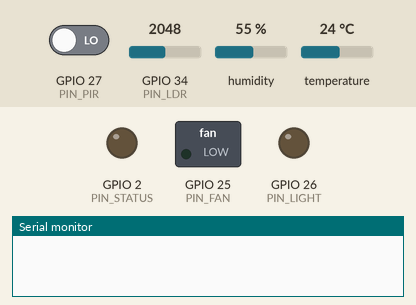
Simulated run of this sketch. Board: ESP32. Parts: switched loads named in the sketch (green lamp = pin HIGH), output pins drawn as LEDs (lit = HIGH), the last lines printed to the serial monitor. The test bench sets the inputs (shaded band); at power-on: GPIO 27 (PIN_PIR) LOW, GPIO 34 (PIN_LDR) = 2048, humidity 55 %, temperature 24 °C. WiFi joins after 1.5 s; servers stay silent unless stated; the local clock reads 2024-03-15 10:24:30 at power-on unless the sketch sets it; no MQTT or app messages arrive unless stated.

Above: at 0.1 s.
At 1.6 s:
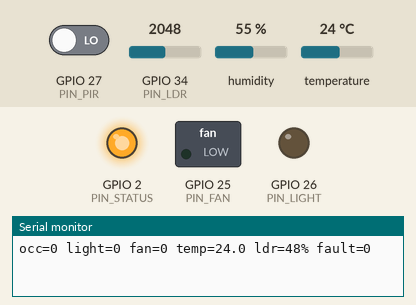
Timing chart, 0 to 3.1 s (numbered marks = the images above):
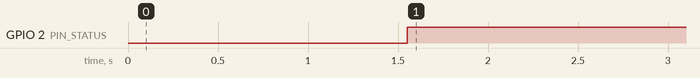

The sketch:

classroom_esp32.ino
```cpp
/*
 * CHRIST Smart Campus - classroom module firmware (ESP32, Arduino core)
 *
 * STATUS: UNTESTED ON HARDWARE. This is a line-for-line port of the logic in
 * simulator/classroom_logic.py (which IS unit-tested). Treat it as future work: pins, ADC
 * calibration and library versions below are ASSUMPTIONS that must be verified on a real board.
 *
 * Libraries (Library Manager): "PubSubClient" (Nick O'Leary), "DHT sensor library" (Adafruit)
 *                              + "Adafruit Unified Sensor".
 * Board: "ESP32 Dev Module".  Copy secrets.example.h -> secrets.h first.
 *
 * KNOWN LIMITATION: PubSubClient can only PUBLISH at QoS 0 (it can subscribe at QoS 1). The spec
 * asks for QoS 1 on important messages. Fix for a real build: use a library with QoS 1 publish
 * (e.g. espMqttClient) - the message building below stays the same.
 */
#include <WiFi.h>
#include <PubSubClient.h>
#include <DHT.h>
#include <time.h>
#include "secrets.h"

// ---------- Identity (must match platform/build_flow.py REGISTRY) ----------
#define CAMPUS_ID   "CHRIST-DEMO"
#define MODULE_NAME "classroom"
#define BUILDING_ID "BLOCK-A"
#define ZONE_ID     "ROOM-204"
#define DEVICE_ID   "CLASS-A-ESP32-01"
#define SOURCE_TAG  "hardware"        // NOT "simulated": only set once this runs on a real board
#define TOPIC_BASE  "christ-smart-campus/v1/" MODULE_NAME "/" BUILDING_ID "/" DEVICE_ID

// ---------- Pin map (ASSUMPTION - verify against your board's pinout) ----------
const int PIN_PIR = 27;     // PIR output (HC-SR501 output is ~3.3 V; verify on your module)
const int PIN_LDR = 34;     // ADC1 pin (ADC2 is unusable while Wi-Fi is on); input-only
const int PIN_DHT = 4;      // DHT22 data (+ pull-up if bare sensor)
const int PIN_LIGHT = 26;   // LED = "classroom light" through 220 ohm
const int PIN_FAN = 25;     // -> transistor base via 1k (NEVER drive a fan straight from a GPIO)
const int PIN_STATUS = 2;   // on-board LED: on = MQTT connected

// ---------- Thresholds (same as classroom_logic.py) ----------
const float DARK_ON_PCT = 30.0, BRIGHT_OFF_PCT = 40.0;
const unsigned long VACANCY_MS = 30000UL;
const int PIR_CONFIRM = 2;                 // consecutive 1 Hz samples
const float FAN_ON_C = 30.0, FAN_OFF_C = 27.0;
const int DHT_FAIL_LIMIT = 3;
const float TEMP_MIN = -10.0, TEMP_MAX = 60.0;
const unsigned long PIR_WARMUP_MS = 60000UL;   // HC-SR501 needs ~1 min after power-up: ignore it until then
// LDR calibration: raw ADC (0..4095) in the dark and in bright light. PLACEHOLDERS - measure yours (Phase 3).
const int LDR_RAW_DARK = 3500, LDR_RAW_BRIGHT = 500;   // depends on divider orientation

// ---------- Timing ----------
const unsigned long TELEMETRY_MS = 10000UL, HEARTBEAT_MS = 45000UL, DHT_MS = 2000UL, TICK_MS = 1000UL;

DHT dht(PIN_DHT, DHT22);
WiFiClient net;
PubSubClient mqtt(net);

// ---------- Controller state ----------
int pirRun = 0;
unsigned long lastMotion = 0; bool haveMotion = false;
bool occupied = false, dark = false, lightOn = false, fanOn = false;
float temp = NAN; int dhtFails = 0; bool sensorFault = false, highTempAlert = false;
bool repFault = false, repHigh = false;          // last alert state reported
unsigned long tLast = 0, tTel = 0, tHb = 0, tDht = 0, tRetry = 0;
unsigned long retryDelay = 1000;                 // reconnect backoff, 1 s .. 30 s

// ---------- Helpers ----------
bool nowIso(char *out, size_t n) {               // UTC ISO 8601 with Z; false if clock not synced yet
  struct tm t;
  if (!getLocalTime(&t, 50) || t.tm_year < (2024 - 1900)) return false;
  strftime(out, n, "%Y-%m-%dT%H:%M:%SZ", &t);
  return true;
}

float readLightPct() {
  int raw = analogRead(PIN_LDR);
  float pct = 100.0f * (raw - LDR_RAW_DARK) / (float)(LDR_RAW_BRIGHT - LDR_RAW_DARK);
  return constrain(pct, 0.0f, 100.0f);
}

// Builds one contract-compliant JSON message. `value` is already formatted ("29.2", "true").
// `extra` is raw JSON fragment starting with a comma, or "".
bool publishMsg(const char *kind, const char *metric, const char *value, const char *unit,
                const char *status, const char *extra, bool retain) {
  char ts[24];
  if (!nowIso(ts, sizeof ts)) return false;      // never publish a made-up timestamp
  char topic[128], buf[480];
  snprintf(topic, sizeof topic, TOPIC_BASE "/%s", kind);
  snprintf(buf, sizeof buf,
    "{\"schema_version\":\"1.0\",\"campus_id\":\"" CAMPUS_ID "\",\"module\":\"" MODULE_NAME "\","
    "\"building_id\":\"" BUILDING_ID "\",\"zone_id\":\"" ZONE_ID "\",\"device_id\":\"" DEVICE_ID "\","
    "\"timestamp\":\"%s\",\"metric\":\"%s\",\"value\":%s,\"unit\":\"%s\",\"status\":\"%s\","
    "\"source\":\"" SOURCE_TAG "\"%s}", ts, metric, value, unit, status, extra);
  return mqtt.publish(topic, buf, retain);
}

void publishTelemetry(float lightPct) {
  char v[16];
  if (!isnan(temp)) {                            // a failed sensor publishes NO temperature
    snprintf(v, sizeof v, "%.1f", temp);
    publishMsg("telemetry", "temperature", v, "C", highTempAlert ? "warning" : "normal", "", false);
  }
  snprintf(v, sizeof v, "%.1f", lightPct);
  publishMsg("telemetry", "light_level", v, "pct", "normal", "", false);
  publishMsg("telemetry", "occupancy_detected", occupied ? "true" : "false", "bool", "normal", "", false);
}

void publishHeartbeat() {
  char extra[120];
  snprintf(extra, sizeof extra, ",\"light_on\":%s,\"fan_on\":%s,\"occupied\":%s,\"sensor_fault\":%s",
           lightOn ? "true" : "false", fanOn ? "true" : "false",
           occupied ? "true" : "false", sensorFault ? "true" : "false");
  publishMsg("status", "device_online", "true", "bool", "online", extra, true);   // retained
}

void publishAlert(const char *type, const char *severity, bool active, const char *metric,
                  const char *value, const char *unit) {
  char extra[100];
  snprintf(extra, sizeof extra, ",\"alert_type\":\"%s\",\"severity\":\"%s\",\"alert_state\":\"%s\"",
           type, severity, active ? "active" : "cleared");
  publishMsg("alerts", metric, value, unit, active ? "alert" : "normal", extra, false);
}

// ---------- Logic (port of ClassroomController) ----------
void updateTemp(float reading) {
  bool bad = isnan(reading) || reading < TEMP_MIN || reading > TEMP_MAX;
  if (bad) {
    if (++dhtFails >= DHT_FAIL_LIMIT) { temp = NAN; sensorFault = true; }
  } else { dhtFails = 0; temp = reading; sensorFault = false; }
}

bool stepLogic(unsigned long now, bool pir, float lightPct) {
  bool changed = false;
  bool o0 = occupied, l0 = lightOn, f0 = fanOn;
  pirRun = pir ? pirRun + 1 : 0;
  if (now > PIR_WARMUP_MS && pirRun >= PIR_CONFIRM) { lastMotion = now; haveMotion = true; }
  occupied = haveMotion && (now - lastMotion) < VACANCY_MS;
  if (lightPct < DARK_ON_PCT) dark = true; else if (lightPct > BRIGHT_OFF_PCT) dark = false;
  lightOn = occupied && dark;
  if (sensorFault || isnan(temp) || !occupied) fanOn = false;       // fail-safe OFF
  else if (temp > FAN_ON_C) fanOn = true;
  else if (temp < FAN_OFF_C) fanOn = false;                          // 27..30 C: keep previous state
  if (!isnan(temp)) { if (temp > FAN_ON_C) highTempAlert = true; else if (temp < FAN_OFF_C) highTempAlert = false; }
  digitalWrite(PIN_LIGHT, lightOn); digitalWrite(PIN_FAN, fanOn);
  changed = (o0 != occupied) || (l0 != lightOn) || (f0 != fanOn);

  char v[16];
  if (sensorFault != repFault) { repFault = sensorFault; publishAlert("sensor_failure", "critical", repFault, "device_online", repFault ? "false" : "true", "bool"); }
  if (highTempAlert != repHigh) { repHigh = highTempAlert; snprintf(v, sizeof v, "%.1f", isnan(temp) ? 0.0f : temp); publishAlert("high_temperature", "warning", repHigh, "temperature", v, "C"); }
  return changed;
}

// ---------- Connectivity (non-blocking, with backoff) ----------
void ensureConnected() {
  if (WiFi.status() != WL_CONNECTED) { digitalWrite(PIN_STATUS, LOW); return; }   // WiFi.begin auto-reconnects
  if (mqtt.connected()) return;
  digitalWrite(PIN_STATUS, LOW);
  if (millis() - tRetry < retryDelay) return;
  tRetry = millis();
  char ts[24] = "1970-01-01T00:00:00Z";
  nowIso(ts, sizeof ts);                          // NOTE: a will carries the time it was set, not the failure time
  char will[400];
  snprintf(will, sizeof will,
    "{\"schema_version\":\"1.0\",\"campus_id\":\"" CAMPUS_ID "\",\"module\":\"" MODULE_NAME "\","
    "\"building_id\":\"" BUILDING_ID "\",\"zone_id\":\"" ZONE_ID "\",\"device_id\":\"" DEVICE_ID "\","
    "\"timestamp\":\"%s\",\"metric\":\"device_online\",\"value\":false,\"unit\":\"bool\","
    "\"status\":\"offline\",\"source\":\"" SOURCE_TAG "\"}", ts);
  bool ok = (strlen(MQTT_USER) > 0)
    ? mqtt.connect(DEVICE_ID, MQTT_USER, MQTT_PASS, TOPIC_BASE "/status", 1, true, will)
    : mqtt.connect(DEVICE_ID, TOPIC_BASE "/status", 1, true, will);
  if (ok) { retryDelay = 1000; digitalWrite(PIN_STATUS, HIGH); publishHeartbeat(); tHb = millis(); }
  else retryDelay = min(retryDelay * 2, 30000UL);  // exponential backoff 1,2,4..30 s
}

void setup() {
  pinMode(PIN_LIGHT, OUTPUT); pinMode(PIN_FAN, OUTPUT); pinMode(PIN_STATUS, OUTPUT);
  digitalWrite(PIN_LIGHT, LOW); digitalWrite(PIN_FAN, LOW);          // outputs OFF before anything else
  pinMode(PIN_PIR, INPUT);
  Serial.begin(115200);
  dht.begin();
  WiFi.mode(WIFI_STA); WiFi.begin(WIFI_SSID, WIFI_PASS);
  configTime(0, 0, NTP_HOST);                    // UTC; needs a reachable NTP server (see README)
  mqtt.setServer(MQTT_HOST, MQTT_PORT);
  mqtt.setBufferSize(512);                       // default 256 B is too small for our JSON
  updateTemp(dht.readTemperature());
}

void loop() {
  ensureConnected();
  mqtt.loop();
  unsigned long now = millis();
  if (now - tDht >= DHT_MS) { tDht = now; updateTemp(dht.readTemperature()); }   // NaN on failure
  if (now - tLast >= TICK_MS) {
    tLast = now;
    float lp = readLightPct();
    bool changed = stepLogic(now, digitalRead(PIN_PIR) == HIGH, lp);
    Serial.printf("occ=%d light=%d fan=%d temp=%.1f ldr=%.0f%% fault=%d\n", occupied, lightOn, fanOn, temp, lp, sensorFault);
    if (mqtt.connected()) {
      if (changed || now - tTel >= TELEMETRY_MS) { publishTelemetry(lp); tTel = now; }
      if (changed || now - tHb >= HEARTBEAT_MS)  { publishHeartbeat(); tHb = now; }
    }
  }
}
```

secrets.example.h
```cpp
// Copy this file to secrets.h (same folder). secrets.h is gitignored: NEVER commit real values.
// Use the isolated LAB network only: not campus production Wi-Fi.
#pragma once
#define WIFI_SSID   "your-lab-ssid"
#define WIFI_PASS   "your-lab-password"
#define MQTT_HOST   "192.168.0.10"   // the laptop running Mosquitto (check with ipconfig)
#define MQTT_PORT   1883
#define MQTT_USER   ""               // leave empty if the broker allows anonymous (Phase 2 config)
#define MQTT_PASS   ""
#define NTP_HOST    "192.168.0.10"   // MUST be reachable from the lab network, see README (time sync)
```

Measured:
- by itself, GPIO 2 (PIN_STATUS): LOW → HIGH at 1.6 s
